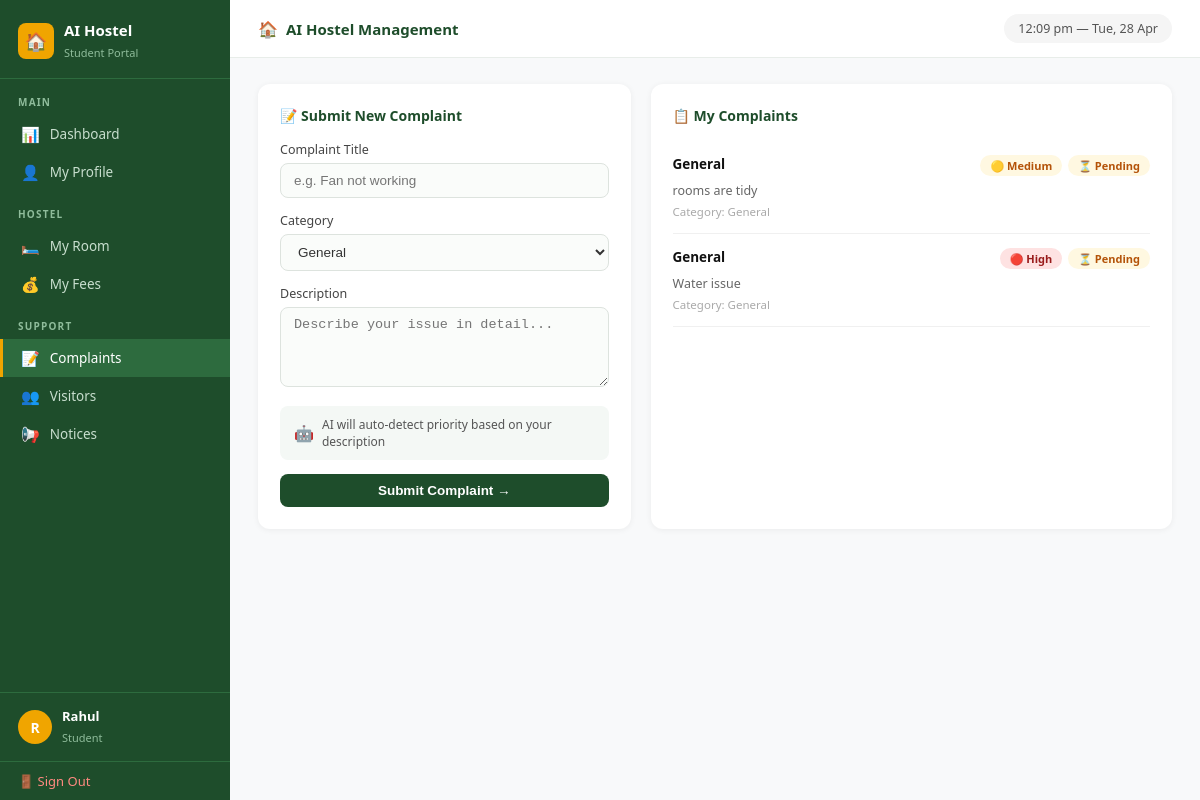
Page /student/complaint/ (signed in) on the committed database.
### hostel_app/models.py (models this page shows, shortened)
class Student(models.Model):
    user = models.OneToOneField(User, on_delete=models.CASCADE, null=True, blank=True)
    name = models.CharField(max_length=100)
    email = models.EmailField(unique=True)
    phone = models.CharField(max_length=15)
    course = models.CharField(max_length=100)
    room_number = models.IntegerField(null=True, blank=True)

class Complaint(models.Model):
    student = models.ForeignKey(Student, on_delete=models.CASCADE)
    title = models.CharField(max_length=200, default="General")  # ← ADDED
    message = models.TextField()
    status = models.CharField(max_length=50, default="Pending")
    priority = models.CharField(max_length=20, default="Medium")
    category = models.CharField(max_length=20, default="General")

### hostel_app/views.py (the view, shortened to what this page needs)
# urls.py: path('student/complaint/', views.student_complaint, name='student_complaint'),
@login_required(login_url='/student/login/')
def student_complaint(request):
    student = Student.objects.get(user=request.user)
    complaints = Complaint.objects.filter(student=student)
    return render(request, 'hostel_app/student/complaint.html', {
        'student': student,
        'complaints': complaints
    })

### hostel_app/templates/hostel_app/student/complaint.html (shortened to what this page needs)
{% extends 'hostel_app/student/base.html' %}
{% block content %}
<div style="display: grid; grid-template-columns: 1fr 1.4fr; gap: 20px;">
    <div class="section-box">
        <h3>📝 Submit New Complaint</h3>
        <form method="POST">
            <div class="form-group">
                <label>Complaint Title</label>
                <input type="text" name="title"
                       placeholder="e.g. Fan not working" required>
            </div>
            <div class="form-group">
                <label>Category</label>
                <select name="category">
                    <option value="General">General</option>
                </select>
            </div>
            <div class="form-group">
                <label>Description</label>
                <textarea name="description" rows="4"
                          placeholder="Describe your issue in detail..."
                          required></textarea>
            </div>
            <div style="background: #f4f8f5; border-radius: 8px;
                        padding: 10px 14px; margin-bottom: 14px;
                        display: flex; align-items: center; gap: 8px;">
                <span style="font-size: 16px;">🤖</span>
                <p style="font-size: 12px; color: #555;">
                    AI will auto-detect priority based on your description
                </p>
            </div>
            <button type="submit" class="btn-primary" style="width: 100%;">
                Submit Complaint →
            </button>
        </form>
    </div>
    <div class="section-box">
        <h3>📋 My Complaints</h3>
        {% if complaints %}
            {% for complaint in complaints %}
            <div style="padding: 14px 0; border-bottom: 1px solid #f0f0f0;">
                <div style="display: flex; justify-content: space-between;
                            align-items: flex-start; margin-bottom: 6px;">
                    <p style="font-size: 13.5px; color: #111; font-weight: 600;">
                        {{ complaint.title }}
                    </p>
                    <div style="display: flex; gap: 6px; flex-shrink: 0;">
                        {% if complaint.priority == 'High' %}
                            <span class="badge badge-high">🔴 High</span>
                        {% elif complaint.priority == 'Medium' %}
                            <span class="badge badge-medium">🟡 Medium</span>
                        {% else %}
                            <span class="badge badge-low">🟢 Low</span>
                        {% endif %}
                        {% if complaint.status == 'Resolved' %}
                            <span class="badge badge-resolved">✓ Resolved</span>
                        {% else %}
                            <span class="badge badge-pending">⏳ Pending</span>
                        {% endif %}
                    </div>
                </div>
                <p style="font-size: 12.5px; color: #666;">
                    {{ complaint.message|truncatechars:100 }}
                </p>
                <p style="font-size: 11.5px; color: #aaa; margin-top: 5px;">
                    Category: {{ complaint.category }}
                </p>
            </div>
            {% endfor %}
        {% endif %}
    </div>
</div>
{% endblock %}

### hostel_app/templates/hostel_app/student/base.html (shortened to what this page needs)
<!DOCTYPE html>
<html lang="en">
<head>
</head>
<body>
<div class="sidebar">
    <div class="sidebar-logo">
        <div class="logo-icon">🏠</div>
        <div class="logo-text">
            <h3>AI Hostel</h3>
            <span>Student Portal</span>
        </div>
    </div>
    <nav class="sidebar-nav">
        <div class="nav-section-label">Main</div>
        <a href="{% url 'student_dashboard' %}"
           class="{% if request.resolver_match.url_name == 'student_dashboard' %}active{% endif %}">
            <span class="nav-icon">📊</span> Dashboard
        </a>
        <a href="{% url 'student_profile' %}"
           class="{% if request.resolver_match.url_name == 'student_profile' %}active{% endif %}">
            <span class="nav-icon">👤</span> My Profile
        </a>
        <div class="nav-section-label">Hostel</div>
        <a href="{% url 'my_room' %}"
           class="{% if request.resolver_match.url_name == 'my_room' %}active{% endif %}">
            <span class="nav-icon">🛏️</span> My Room
        </a>
        <a href="{% url 'my_fees' %}"
           class="{% if request.resolver_match.url_name == 'my_fees' %}active{% endif %}">
            <span class="nav-icon">💰</span> My Fees
        </a>
        <div class="nav-section-label">Support</div>
        <a href="{% url 'student_complaint' %}"
           class="{% if request.resolver_match.url_name == 'student_complaint' %}active{% endif %}">
            <span class="nav-icon">📝</span> Complaints
        </a>
        <a href="{% url 'visitor_request' %}"
           class="{% if request.resolver_match.url_name == 'visitor_request' %}active{% endif %}">
            <span class="nav-icon">👥</span> Visitors
        </a>
        <a href="{% url 'student_notices' %}"
           class="{% if request.resolver_match.url_name == 'student_notices' %}active{% endif %}">
            <span class="nav-icon">📢</span> Notices
        </a>
    </nav>
    <div class="sidebar-user">
        <div class="user-avatar">{{ student.name|first|upper }}</div>
        <div class="user-info">
            <p>{{ student.name }}</p>
            <span>Student</span>
        </div>
    </div>
    <a href="{% url 'student_logout' %}" class="signout-link">
        🚪 Sign Out
    </a>
</div>
<div class="main">
    <div class="topbar">
        <div class="topbar-left">
            <span>🏠</span>
            <h2>AI Hostel Management</h2>
        </div>
        <span class="clock" id="clock"></span>
    </div>
    <div class="content">
        {% block content %}{% endblock %}
    </div>
</div>
</body>
</html>

### hostel_app/templates/hostel_app/student/base.html (style rules this page uses)
* { margin: 0; padding: 0; box-sizing: border-box; }
body { font-family: 'Segoe UI', Tahoma, Geneva, Verdana, sans-serif; background: #f8f9fa; display: flex; min-height: 100vh; }
.sidebar { width: 230px; background: #1e4d2b; min-height: 100vh; position: fixed; top: 0; left: 0; display: flex; flex-direction: column; }
.sidebar-logo { padding: 20px 18px 16px; display: flex; align-items: center; gap: 10px; border-bottom: 1px solid #2d6b3e; }
.logo-icon { width: 36px; height: 36px; background: #f0a500; border-radius: 8px; display: flex; align-items: center; justify-content: center; font-size: 18px; }
.logo-text h3 { color: white; font-size: 15px; font-weight: 700; }
.logo-text span { color: #8fbc9b; font-size: 11px; }
.nav-section-label { color: #8fbc9b; font-size: 10px; font-weight: 600; letter-spacing: 1.2px; text-transform: uppercase; padding: 16px 18px 6px; }
.sidebar-nav a { display: flex; align-items: center; gap: 10px; padding: 9px 18px; color: #c8dece; text-decoration: none; font-size: 13.5px; border-left: 3px solid transparent; transition: all 0.15s; }
.sidebar-nav a.active { background: #2d6b3e; color: white; border-left: 3px solid #f0a500; }
.sidebar-nav a .nav-icon { font-size: 15px; }
.sidebar-user { margin-top: auto; padding: 14px 18px; border-top: 1px solid #2d6b3e; display: flex; align-items: center; gap: 10px; }
.user-avatar { width: 34px; height: 34px; background: #f0a500; border-radius: 50%; display: flex; align-items: center; justify-content: center; color: white; font-weight: 700; font-size: 14px; }
.user-info p { color: white; font-size: 13px; font-weight: 600; }
.user-info span { color: #8fbc9b; font-size: 11px; }
.signout-link { display: flex; align-items: center; gap: 8px; padding: 10px 18px; color: #ff8a80; text-decoration: none; font-size: 13px; border-top: 1px solid #2d6b3e; }
.main { margin-left: 230px; flex: 1; padding: 0; }
.topbar { background: white; padding: 14px 28px; display: flex; align-items: center; justify-content: space-between; border-bottom: 1px solid #e8ede9; }
.topbar-left { display: flex; align-items: center; gap: 8px; }
.topbar-left h2 { font-size: 15px; color: #1e4d2b; font-weight: 600; }
.clock { background: #f5f5f5; padding: 6px 14px; border-radius: 20px; font-size: 12.5px; color: #555; }
.content { padding: 26px 28px; }
.section-box { background: white; border-radius: 12px; padding: 22px; box-shadow: 0 1px 6px rgba(0,0,0,0.06); margin-bottom: 20px; }
.section-box h3 { font-size: 14px; color: #1e4d2b; font-weight: 600; margin-bottom: 16px; }
.badge { padding: 3px 10px; border-radius: 12px; font-size: 11px; font-weight: 600; }
.badge-pending { background: #fff8e1; color: #b45309; }
.badge-high { background: #fee2e2; color: #991b1b; }
.badge-medium { background: #fff8e1; color: #b45309; }
.form-group { margin-bottom: 14px; }
.form-group label { display: block; font-size: 12.5px; color: #444; margin-bottom: 5px; font-weight: 500; }
.form-group input, .form-group select, .form-group textarea { width: 100%; padding: 9px 13px; border: 1px solid #dde3de; border-radius: 8px; font-size: 13.5px; color: #333; outline: none; background: #fafcfa; transition: border 0.2s; }
.btn-primary { background: #1e4d2b; color: white; border: none; padding: 9px 22px; border-radius: 8px; font-size: 13.5px; font-weight: 600; cursor: pointer; }

### rows in the picture
Student: name|first "R", name "Rahul"
Complaint: title "General", priority "🟡 Medium", status "⏳ Pending", message "rooms are tidy", category "General"
Complaint: title "General", priority "🔴 High", status "⏳ Pending", message "Water issue", category "General"
